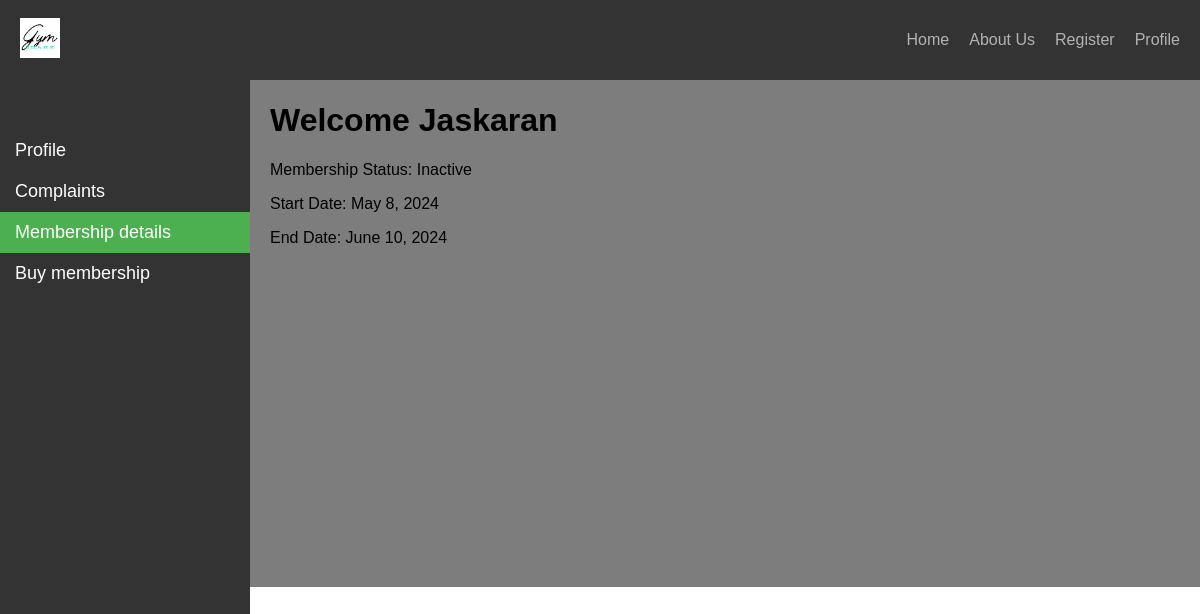
The app's page /membership_status/ (signed in) with its own data.
### app/models.py (models this page shows, shortened)
class Membership_Status(models.Model):
    user = models.ForeignKey(User, on_delete=models.CASCADE)
    start_date = models.DateField()
    end_date = models.DateField()
    status = models.CharField(max_length=20, default='active')

### app/views.py (the view)
# urls.py: path('membership_status/', views.membership_status, name = 'membership'),
def membership_status(request):
    user = request.user
    current_date = datetime.date.today()
    if request.method == 'POST':
        start_date = datetime.date.today()
        end_date = start_date + datetime.timedelta(days=30)
        membership = Membership_Status.objects.update_or_create(
            user=user,
            defaults={'start_date': start_date, 'end_date': end_date, 'status': 'active'}
        )
    else:
        try:
            membership = Membership_Status.objects.get(user=user)
            if membership.end_date < current_date:
                membership.status = 'Inactive'
                membership.save()
        except Membership_Status.DoesNotExist:
            membership = None
    return render(request, 'app/membership.html', {'membership' : membership})

### app/templates/app/membership.html
{% extends 'app/base.html'%}
{% load static %}
{% block quotes%}
<div class="sidebar">
  <a  href="{% url 'profile' %}">Profile</a>
  <a href="{% url 'complaint' %}">Complaints</a>
  <a class="active" href="% url 'membership' %">Membership details</a>
  <a href="{% url 'payment' %}">Buy membership</a>
</div>
<div class="main-content">
    <h1>Welcome {{ request.user }}</h1>
    {% if membership %}
        <p>Membership Status: {{ membership.status }}</p>
        <p>Start Date: {{ membership.start_date }}</p>
        <p>End Date: {{ membership.end_date }}</p>
    {% else %}
        <p>You do not have a membership yet.</p>
    {% endif %}
</div>
{% endblock quotes %}

### app/static/app/css/style.css (style rules this page uses)
body { margin: 0; padding: 0; font-family: Arial, sans-serif; }
body, html { margin: 0; padding: 0; height: 100%; }
.sidebar { height: 100%; width: 250px; position: fixed; top: 0; left: 0; background-color: #333333; padding-top: 50px; margin-top: 80px; }
.sidebar a { padding: 10px 15px; text-decoration: none; font-size: 18px; color: white; display: block; }
.sidebar a.active { background-color: #4CAF50; color: white; }
.main-content { padding-left: 270px; padding-right: 30px; padding-top: 1px; padding-bottom: 27%; background-color:rgba(0, 0, 0, 0.509); }

### records on screen
Membership_Status: status "Inactive", start_date "May 8, 2024", end_date "June 10, 2024"

### other values on screen
{{ request.user }} "Jaskaran"
